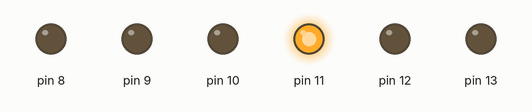
Bench run of a sketch on a simulated Arduino Uno, built with avr-gcc and run on an emulated ATmega328P. On the bench: output pins drawn as LEDs (lit = HIGH).

Above: at 0.4 s.
At 11.92 s:
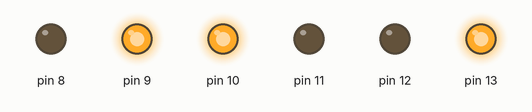
At 23.4 s:
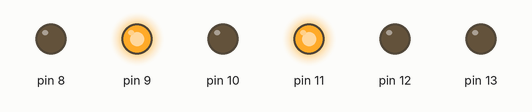
At 29.4 s:
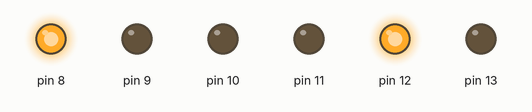
At 46.4 s:
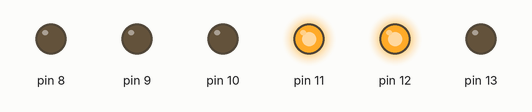
At 58.4 s:
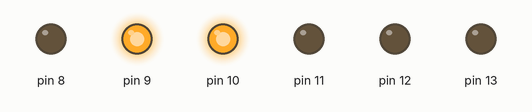
Timing chart, 0 to 59.8 s (numbered marks = the images above):
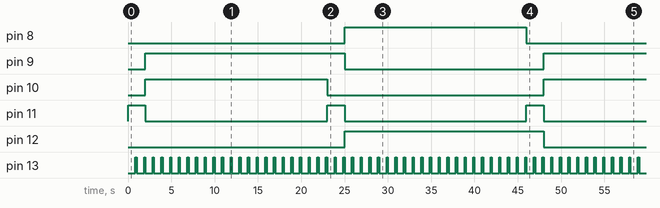

The sketch:

SMC-firmware.ino
```cpp
const float V_REF = 5.0;     // Analog reference voltage (e.g., 5V or 3.3V)
const float R_BITS = 10.0;   // ADC resolution (bits)
const float ADC_STEPS = (1 << int(R_BITS)) - 1; // Number of steps (2^R_BITS - 1)
void setup() {
  Serial.begin(9600);
  pinMode(13,OUTPUT);
  pinMode(12,OUTPUT);
  pinMode(11,OUTPUT);
  pinMode(10,OUTPUT);
  pinMode(9,OUTPUT);
  pinMode(8,OUTPUT);
}
void calc_v(){
  int rawValue = analogRead(A3);
  float voltage = (rawValue / ADC_STEPS) * V_REF; // Convert to voltage
  Serial.println(voltage);
}
void dlay(int i){
  for(int a = 0;a<=i;a++)
  {
  delay(850);
  digitalWrite(13,HIGH);
  delay(150);
  digitalWrite(13,LOW);
  }
}
void loop() {
  digitalWrite(8,LOW);
  digitalWrite(11,HIGH);
  dlay(1);
  digitalWrite(12,LOW);
  digitalWrite(11,LOW);
  digitalWrite(10,HIGH);
  digitalWrite(9,HIGH);
  dlay(20);
  digitalWrite(11,HIGH);
  digitalWrite(10,LOW);
  dlay(1);
  digitalWrite(12,HIGH);
  digitalWrite(11,LOW);
  digitalWrite(9,LOW);
  digitalWrite(8,HIGH);
  dlay(20);
}
```

Measured:
- by itself, pin 8, pin 10: alternates HIGH for 21.0 s and LOW for 25.0 s
- by itself, pin 9, pin 12: alternates HIGH for 23.0 s and LOW for 23.0 s
- by itself, pin 11: alternates HIGH for 2.0 s and LOW for 21.0 s
- by itself, pin 13: alternates HIGH for 0.15 s and LOW for 0.85 s
